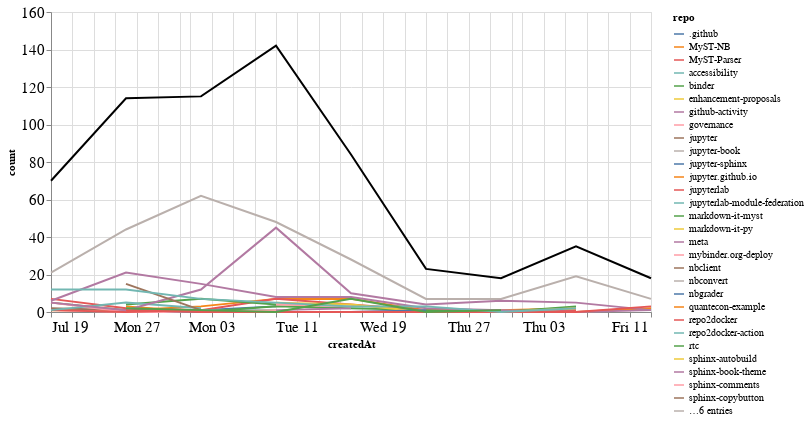

Write notebook code for a chart like this one.
### Markdown cell above
## Comments

### Code cell
comments_time = comments.groupby('repo').resample('W', on='createdAt').count()['author'].reset_index()
comments_time = comments_time.rename(columns={'author': 'count'})
comments_time_total = comments_time.groupby('createdAt').agg({"count": "sum"}).reset_index()
ch1 = alt.Chart(comments_time, width=600).mark_line().encode(
    x='createdAt',
    y='count',
    color='repo',
    tooltip="repo"
)

ch2 = alt.Chart(comments_time_total, width=600).mark_line(color="black").encode(
    x='createdAt',
    y='count',
)

ch1 + ch2

### Figure 1 — Vega-Lite specification as saved in the notebook (floating-point values rounded to 4 significant figures; data arrays with more than 128 entries replaced by an {"elided": "..."} marker saying what was removed)
{"config": {"axisLeft": {"labelFontSize": 15}, "axisBottom": {"labelFontSize": 15}}, "layer": [{"data": {"name": "data-475ae67076def7d35b66fe8c94791c27"}, "mark": "line", "encoding": {"color": {"type": "nominal", "field": "repo"}, "tooltip": {"type": "nominal", "field": "repo"}, "x": {"type": "temporal", "field": "createdAt"}, "y": {"type": "quantitative", "field": "count"}}, "width": 600}, {"data": {"name": "data-a37b1a54c2575fee955332be4d5cca1e"}, "mark": {"type": "line", "color": "black"}, "encoding": {"x": {"type": "temporal", "field": "createdAt"}, "y": {"type": "quantitative", "field": "count"}}, "width": 600}], "$schema": "https://vega.github.io/schema/vega-lite/v4.8.1.json", "datasets": {"data-475ae67076def7d35b66fe8c94791c27": {"elided": "134 records"}, "data-a37b1a54c2575fee955332be4d5cca1e": [{"createdAt": "2020-07-19T00:00:00", "count": 70}, {"createdAt": "2020-07-26T00:00:00", "count": 114}, {"createdAt": "2020-08-02T00:00:00", "count": 115}, {"createdAt": "2020-08-09T00:00:00", "count": 142}, {"createdAt": "2020-08-16T00:00:00", "count": 84}, {"createdAt": "2020-08-23T00:00:00", "count": 23}, {"createdAt": "2020-08-30T00:00:00", "count": 18}, {"createdAt": "2020-09-06T00:00:00", "count": 35}, {"createdAt": "2020-09-13T00:00:00", "count": 18}]}}
